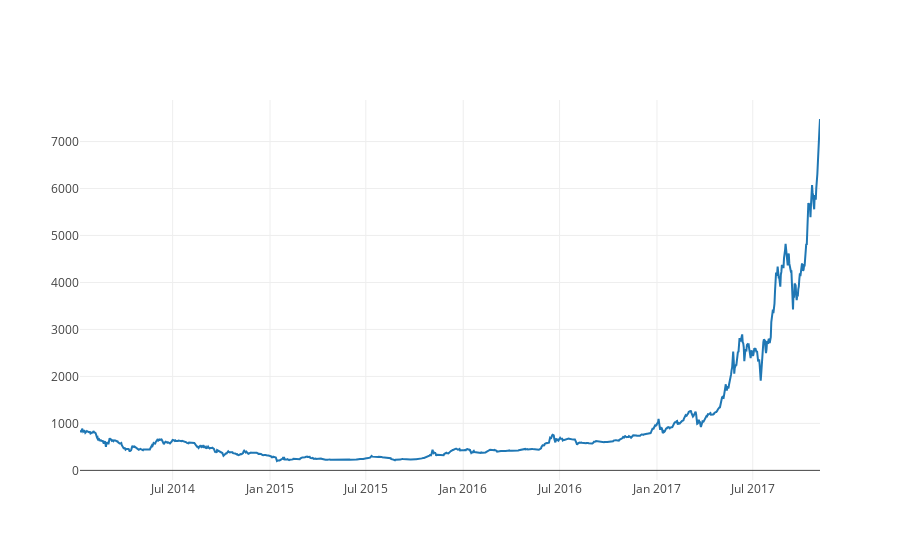

The cell this chart's notebook holds for it:
### Code cell
btc_trace = go.Scatter(x=df.index, y=df['new_weighted_price'])
py.iplot([btc_trace])

### Figure 1 — Plotly figure (JSON) as saved in the notebook; plotly's stock layout.template omitted (floating-point values rounded to 4 significant figures; data arrays with more than 128 entries replaced by an {"elided": "..."} marker saying what was removed)
{"data": [{"type": "scatter", "x": {"elided": "1399 str values"}, "y": {"elided": "1399 float values"}}], "layout": {}}
